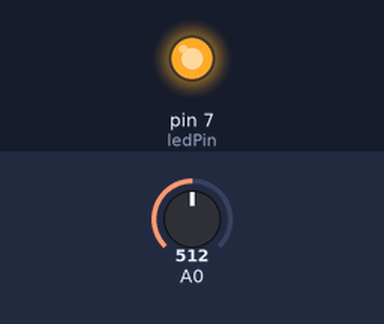
The sketch below on a simulated Arduino Uno, built with avr-gcc and run on an emulated ATmega328P. Shown: output pins drawn as LEDs (lit = HIGH). Inputs (shaded band) come from the test bench; at power-on: A0 = 512.

Above: at 1.2 s.
1.3 s: A0 set to 483
At 2.5 s:
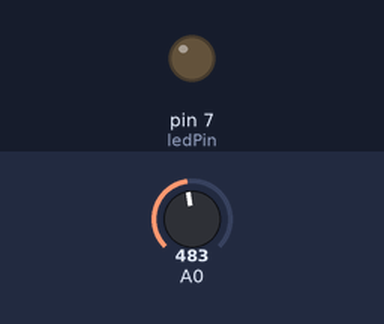
2.8 s: A0 set to 510
At 3.7 s:
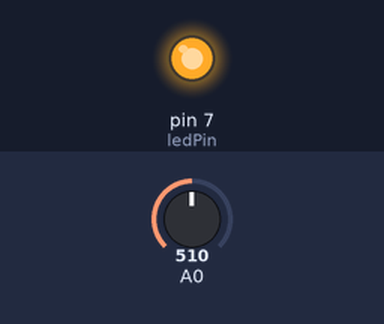
4.3 s: A0 set to 490
At 4.8 s:
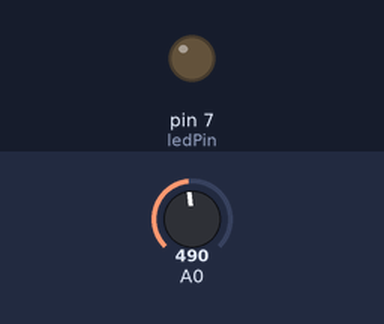
Timing chart, 0 to 7.3 s (numbered marks = the images above; inputs shaded):
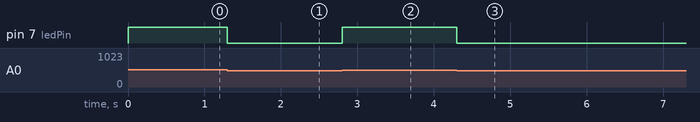

Measured:
- the behaviour switches between 501 and 500 on A0 (found by bisection; images 0 and 1)
- after the input at 1.3 s, pin 7 (ledPin): HIGH → LOW at once
- after the input at 2.8 s, pin 7 (ledPin): LOW → HIGH at once
- after the input at 4.3 s, pin 7 (ledPin): HIGH → LOW at once

The sketch:

light_sensor1.ino
```cpp
const int ledPin = 7;

void setup() {
  pinMode(ledPin, OUTPUT);
}

void loop() {
  int light = analogRead(A0);

  if (light > 500)
  {
    digitalWrite(ledPin, HIGH);
  } else {
    digitalWrite(ledPin, LOW);
  }

  delay(1);
}
```
